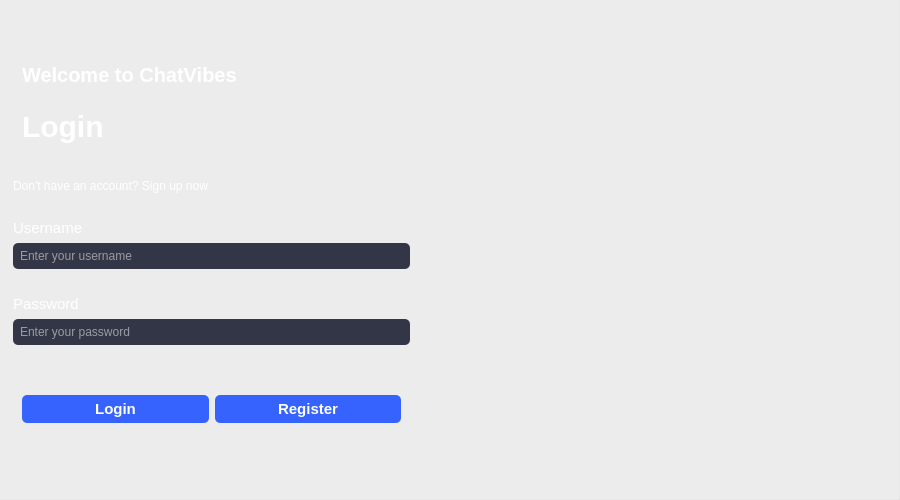
<?xml version="1.0" encoding="UTF-8"?>
<ui version="4.0">
 <class>Starting_Handle</class>
 <widget class="QDialog" name="Starting_Handle">
  <property name="geometry">
   <rect>
    <x>0</x>
    <y>0</y>
    <width>900</width>
    <height>500</height>
   </rect>
  </property>
  <property name="minimumSize">
   <size>
    <width>0</width>
    <height>0</height>
   </size>
  </property>
  <property name="maximumSize">
   <size>
    <width>900</width>
    <height>500</height>
   </size>
  </property>
  <property name="windowTitle">
   <string>Dialog</string>
  </property>
  <layout class="QHBoxLayout" name="horizontalLayout">
   <property name="leftMargin">
    <number>0</number>
   </property>
   <property name="topMargin">
    <number>0</number>
   </property>
   <property name="rightMargin">
    <number>0</number>
   </property>
   <property name="bottomMargin">
    <number>0</number>
   </property>
   <item>
    <widget class="QStackedWidget" name="stackedWidget">
     <property name="minimumSize">
      <size>
       <width>0</width>
       <height>0</height>
      </size>
     </property>
     <property name="maximumSize">
      <size>
       <width>900</width>
       <height>500</height>
      </size>
     </property>
     <property name="currentIndex">
      <number>0</number>
     </property>
     <widget class="QWidget" name="page_3">
      <property name="maximumSize">
       <size>
        <width>900</width>
        <height>500</height>
       </size>
      </property>
      <widget class="QGroupBox" name="groupBox_4">
       <property name="geometry">
        <rect>
         <x>-20</x>
         <y>-10</y>
         <width>921</width>
         <height>511</height>
        </rect>
       </property>
       <property name="minimumSize">
        <size>
         <width>900</width>
         <height>500</height>
        </size>
       </property>
       <property name="maximumSize">
        <size>
         <width>1000</width>
         <height>700</height>
        </size>
       </property>
       <property name="styleSheet">
        <string notr="true">#groupBox_4 { 
	background-image: url(:/imgs/profileBg.png);
}</string>
       </property>
       <layout class="QHBoxLayout" name="horizontalLayout_12">
        <property name="spacing">
         <number>32</number>
        </property>
        <property name="leftMargin">
         <number>12</number>
        </property>
        <property name="topMargin">
         <number>1</number>
        </property>
        <property name="rightMargin">
         <number>1</number>
        </property>
        <item>
         <widget class="QGroupBox" name="groupBox_4">
          <property name="sizePolicy">
           <sizepolicy hsizetype="Fixed" vsizetype="Preferred">
            <horstretch>0</horstretch>
            <verstretch>0</verstretch>
           </sizepolicy>
          </property>
          <property name="maximumSize">
           <size>
            <width>500</width>
            <height>900</height>
           </size>
          </property>
          <property name="styleSheet">
           <string notr="true">
border : none ; 

</string>
          </property>
          <layout class="QVBoxLayout" name="verticalLayout_7">
           <property name="spacing">
            <number>26</number>
           </property>
           <property name="leftMargin">
            <number>18</number>
           </property>
           <property name="topMargin">
            <number>0</number>
           </property>
           <property name="rightMargin">
            <number>0</number>
           </property>
           <property name="bottomMargin">
            <number>0</number>
           </property>
           <item>
            <spacer name="verticalSpacer_10">
             <property name="orientation">
              <enum>Qt::Vertical</enum>
             </property>
             <property name="sizeHint" stdset="0">
              <size>
               <width>20</width>
               <height>40</height>
              </size>
             </property>
            </spacer>
           </item>
           <item alignment="Qt::AlignTop">
            <widget class="QGroupBox" name="verticalGroupBox_10">
             <property name="styleSheet">
              <string notr="true">border :none;</string>
             </property>
             <layout class="QVBoxLayout" name="verticalLayout_15">
              <property name="spacing">
               <number>22</number>
              </property>
              <item>
               <widget class="QLabel" name="label_16">
                <property name="styleSheet">
                 <string notr="true">font-size : 20px; 
font-weight : bold ; 
color : white ;</string>
                </property>
                <property name="text">
                 <string>Welcome to ChatVibes</string>
                </property>
               </widget>
              </item>
              <item>
               <widget class="QLabel" name="label_17">
                <property name="sizePolicy">
                 <sizepolicy hsizetype="Preferred" vsizetype="Fixed">
                  <horstretch>0</horstretch>
                  <verstretch>0</verstretch>
                 </sizepolicy>
                </property>
                <property name="styleSheet">
                 <string notr="true">
color:white;
font-size: 30px;
font-weight:bold
</string>
                </property>
                <property name="text">
                 <string>Login</string>
                </property>
               </widget>
              </item>
             </layout>
            </widget>
           </item>
           <item>
            <widget class="QLabel" name="label_18">
             <property name="sizePolicy">
              <sizepolicy hsizetype="Preferred" vsizetype="Fixed">
               <horstretch>0</horstretch>
               <verstretch>0</verstretch>
              </sizepolicy>
             </property>
             <property name="styleSheet">
              <string notr="true">
color:white;
font-size: 12px;
</string>
             </property>
             <property name="text">
              <string>Don't have an account? Sign up now</string>
             </property>
            </widget>
           </item>
           <item>
            <widget class="QGroupBox" name="verticalGroupBox_14">
             <property name="sizePolicy">
              <sizepolicy hsizetype="Preferred" vsizetype="Fixed">
               <horstretch>0</horstretch>
               <verstretch>0</verstretch>
              </sizepolicy>
             </property>
             <property name="styleSheet">
              <string notr="true">border: none;
margin:0;
padding:0;</string>
             </property>
             <layout class="QVBoxLayout" name="verticalLayout_16">
              <property name="leftMargin">
               <number>0</number>
              </property>
              <property name="topMargin">
               <number>0</number>
              </property>
              <property name="rightMargin">
               <number>0</number>
              </property>
              <property name="bottomMargin">
               <number>0</number>
              </property>
              <item>
               <widget class="QLabel" name="label_19">
                <property name="sizePolicy">
                 <sizepolicy hsizetype="Preferred" vsizetype="Fixed">
                  <horstretch>0</horstretch>
                  <verstretch>0</verstretch>
                 </sizepolicy>
                </property>
                <property name="styleSheet">
                 <string notr="true">
color:white;
font-size: 15px;

</string>
                </property>
                <property name="text">
                 <string>Username</string>
                </property>
               </widget>
              </item>
              <item>
               <widget class="QLineEdit" name="lineEdit_7">
                <property name="styleSheet">
                 <string notr="true">
color:white;
font-size: 12px;
border-radius: 5px;
	
	background-color: rgb(51, 54, 71);
padding:5px;

</string>
                </property>
                <property name="placeholderText">
                 <string>Enter your username</string>
                </property>
               </widget>
              </item>
             </layout>
            </widget>
           </item>
           <item>
            <widget class="QGroupBox" name="verticalGroupBox_15">
             <property name="sizePolicy">
              <sizepolicy hsizetype="Preferred" vsizetype="Fixed">
               <horstretch>0</horstretch>
               <verstretch>0</verstretch>
              </sizepolicy>
             </property>
             <property name="styleSheet">
              <string notr="true">border: none;
margin:0;
padding:0;</string>
             </property>
             <layout class="QVBoxLayout" name="verticalLayout_23">
              <property name="leftMargin">
               <number>0</number>
              </property>
              <property name="topMargin">
               <number>0</number>
              </property>
              <property name="rightMargin">
               <number>0</number>
              </property>
              <property name="bottomMargin">
               <number>15</number>
              </property>
              <item>
               <widget class="QLabel" name="label_23">
                <property name="sizePolicy">
                 <sizepolicy hsizetype="Preferred" vsizetype="Fixed">
                  <horstretch>0</horstretch>
                  <verstretch>0</verstretch>
                 </sizepolicy>
                </property>
                <property name="styleSheet">
                 <string notr="true">
color:white;
font-size: 15px;

</string>
                </property>
                <property name="text">
                 <string>Password</string>
                </property>
               </widget>
              </item>
              <item>
               <widget class="QLineEdit" name="lineEdit_14">
                <property name="styleSheet">
                 <string notr="true">
color:white;
font-size: 12px;
border-radius: 5px;
	
	background-color: rgb(51, 54, 71);
padding:5px;
</string>
                </property>
                <property name="echoMode">
                 <enum>QLineEdit::Password</enum>
                </property>
                <property name="placeholderText">
                 <string>Enter your password</string>
                </property>
               </widget>
              </item>
             </layout>
            </widget>
           </item>
           <item>
            <widget class="QGroupBox" name="horizontalGroupBox_4">
             <property name="styleSheet">
              <string notr="true">border : none; </string>
             </property>
             <layout class="QHBoxLayout" name="horizontalLayout_13">
              <item>
               <widget class="QPushButton" name="pushButton_7">
                <property name="cursor">
                 <cursorShape>PointingHandCursor</cursorShape>
                </property>
                <property name="styleSheet">
                 <string notr="true">QPushButton{background-color :#3663fd ;
font-weight : bold ;
border-radius : 5px;
font-size : 15px; 
color:white;
padding: 5px;}
QPushButton:pressed {
    border: 2px solid blue;
}
</string>
                </property>
                <property name="text">
                 <string>Login</string>
                </property>
               </widget>
              </item>
              <item>
               <widget class="QPushButton" name="pushButton_8">
                <property name="cursor">
                 <cursorShape>PointingHandCursor</cursorShape>
                </property>
                <property name="styleSheet">
                 <string notr="true">QPushButton{background-color :#3663fd ;
font-weight : bold ;
border-radius : 5px;
font-size : 15px; 
color:white;
padding: 5px;}
QPushButton:pressed {
    border: 2px solid blue;
}
</string>
                </property>
                <property name="text">
                 <string>Register</string>
                </property>
               </widget>
              </item>
             </layout>
            </widget>
           </item>
           <item>
            <spacer name="verticalSpacer_11">
             <property name="orientation">
              <enum>Qt::Vertical</enum>
             </property>
             <property name="sizeHint" stdset="0">
              <size>
               <width>20</width>
               <height>40</height>
              </size>
             </property>
            </spacer>
           </item>
          </layout>
         </widget>
        </item>
        <item>
         <spacer name="horizontalSpacer_4">
          <property name="orientation">
           <enum>Qt::Horizontal</enum>
          </property>
          <property name="sizeType">
           <enum>QSizePolicy::Maximum</enum>
          </property>
          <property name="sizeHint" stdset="0">
           <size>
            <width>40</width>
            <height>20</height>
           </size>
          </property>
         </spacer>
        </item>
        <item>
         <widget class="QGroupBox" name="verticalGroupBox_16">
          <property name="styleSheet">
           <string notr="true">border : none ; </string>
          </property>
          <layout class="QVBoxLayout" name="verticalLayout_8">
           <item>
            <spacer name="verticalSpacer_12">
             <property name="orientation">
              <enum>Qt::Vertical</enum>
             </property>
             <property name="sizeType">
              <enum>QSizePolicy::Fixed</enum>
             </property>
             <property name="sizeHint" stdset="0">
              <size>
               <width>20</width>
               <height>6</height>
              </size>
             </property>
            </spacer>
           </item>
           <item>
            <widget class="QLabel" name="label_24">
             <property name="sizePolicy">
              <sizepolicy hsizetype="Fixed" vsizetype="Fixed">
               <horstretch>0</horstretch>
               <verstretch>0</verstretch>
              </sizepolicy>
             </property>
             <property name="minimumSize">
              <size>
               <width>300</width>
               <height>300</height>
              </size>
             </property>
             <property name="styleSheet">
              <string notr="true">image: url(:/imgs/loginPic.svg);
</string>
             </property>
             <property name="text">
              <string/>
             </property>
            </widget>
           </item>
          </layout>
         </widget>
        </item>
       </layout>
      </widget>
     </widget>
     <widget class="QWidget" name="page_4">
      <property name="minimumSize">
       <size>
        <width>900</width>
        <height>500</height>
       </size>
      </property>
      <property name="maximumSize">
       <size>
        <width>900</width>
        <height>500</height>
       </size>
      </property>
      <widget class="QGroupBox" name="groupBox_5">
       <property name="geometry">
        <rect>
         <x>0</x>
         <y>0</y>
         <width>900</width>
         <height>500</height>
        </rect>
       </property>
       <property name="minimumSize">
        <size>
         <width>900</width>
         <height>500</height>
        </size>
       </property>
       <property name="maximumSize">
        <size>
         <width>900</width>
         <height>500</height>
        </size>
       </property>
       <property name="styleSheet">
        <string notr="true">#groupBox_5 { 
border : none;
background-image: url(:/imgs/profileBg.png);
}</string>
       </property>
       <layout class="QHBoxLayout" name="horizontalLayout_18">
        <item>
         <widget class="QGroupBox" name="groupBox_6">
          <property name="sizePolicy">
           <sizepolicy hsizetype="Fixed" vsizetype="Preferred">
            <horstretch>0</horstretch>
            <verstretch>0</verstretch>
           </sizepolicy>
          </property>
          <property name="maximumSize">
           <size>
            <width>500</width>
            <height>900</height>
           </size>
          </property>
          <property name="styleSheet">
           <string notr="true">
border : none ; 

</string>
          </property>
          <layout class="QVBoxLayout" name="verticalLayout_28">
           <property name="spacing">
            <number>26</number>
           </property>
           <property name="leftMargin">
            <number>18</number>
           </property>
           <property name="topMargin">
            <number>0</number>
           </property>
           <property name="rightMargin">
            <number>0</number>
           </property>
           <property name="bottomMargin">
            <number>0</number>
           </property>
           <item>
            <spacer name="verticalSpacer_17">
             <property name="orientation">
              <enum>Qt::Vertical</enum>
             </property>
             <property name="sizeHint" stdset="0">
              <size>
               <width>20</width>
               <height>40</height>
              </size>
             </property>
            </spacer>
           </item>
           <item>
            <widget class="QGroupBox" name="verticalGroupBox_23">
             <property name="sizePolicy">
              <sizepolicy hsizetype="Preferred" vsizetype="Preferred">
               <horstretch>0</horstretch>
               <verstretch>0</verstretch>
              </sizepolicy>
             </property>
             <property name="styleSheet">
              <string notr="true">border :none;</string>
             </property>
             <layout class="QVBoxLayout" name="verticalLayout_29">
              <property name="spacing">
               <number>22</number>
              </property>
              <item>
               <widget class="QLabel" name="label_33">
                <property name="styleSheet">
                 <string notr="true">font-size : 20px; 
font-weight : bold ; 
color : white ;</string>
                </property>
                <property name="text">
                 <string>Welcome to ChatVibes</string>
                </property>
               </widget>
              </item>
              <item>
               <widget class="QLabel" name="label_34">
                <property name="sizePolicy">
                 <sizepolicy hsizetype="Preferred" vsizetype="Fixed">
                  <horstretch>0</horstretch>
                  <verstretch>0</verstretch>
                 </sizepolicy>
                </property>
                <property name="styleSheet">
                 <string notr="true">
color:white;
font-size: 30px;
font-weight:bold
</string>
                </property>
                <property name="text">
                 <string>Register</string>
                </property>
               </widget>
              </item>
              <item>
               <widget class="QLabel" name="label_35">
                <property name="sizePolicy">
                 <sizepolicy hsizetype="Preferred" vsizetype="Fixed">
                  <horstretch>0</horstretch>
                  <verstretch>0</verstretch>
                 </sizepolicy>
                </property>
                <property name="styleSheet">
                 <string notr="true">
color:white;
font-size: 12px;
</string>
                </property>
                <property name="text">
                 <string>You already have an account ? Log in</string>
                </property>
               </widget>
              </item>
             </layout>
            </widget>
           </item>
           <item>
            <widget class="QGroupBox" name="horizontalGroupBox_7">
             <property name="styleSheet">
              <string notr="true">border : none ;</string>
             </property>
             <layout class="QHBoxLayout" name="horizontalLayout_19">
              <property name="spacing">
               <number>13</number>
              </property>
              <property name="leftMargin">
               <number>0</number>
              </property>
              <property name="topMargin">
               <number>0</number>
              </property>
              <property name="rightMargin">
               <number>0</number>
              </property>
              <property name="bottomMargin">
               <number>0</number>
              </property>
              <item>
               <widget class="QGroupBox" name="verticalGroupBox_24">
                <property name="sizePolicy">
                 <sizepolicy hsizetype="Preferred" vsizetype="Fixed">
                  <horstretch>0</horstretch>
                  <verstretch>0</verstretch>
                 </sizepolicy>
                </property>
                <property name="styleSheet">
                 <string notr="true">border: none;
margin:0;
padding:0;</string>
                </property>
                <layout class="QVBoxLayout" name="verticalLayout_30">
                 <property name="leftMargin">
                  <number>0</number>
                 </property>
                 <property name="topMargin">
                  <number>0</number>
                 </property>
                 <property name="rightMargin">
                  <number>0</number>
                 </property>
                 <property name="bottomMargin">
                  <number>0</number>
                 </property>
                 <item>
                  <widget class="QLabel" name="label_36">
                   <property name="sizePolicy">
                    <sizepolicy hsizetype="Preferred" vsizetype="Fixed">
                     <horstretch>0</horstretch>
                     <verstretch>0</verstretch>
                    </sizepolicy>
                   </property>
                   <property name="styleSheet">
                    <string notr="true">
color:white;
font-size: 15px;
</string>
                   </property>
                   <property name="text">
                    <string>First name</string>
                   </property>
                  </widget>
                 </item>
                 <item>
                  <widget class="QLineEdit" name="lineEdit_16">
                   <property name="styleSheet">
                    <string notr="true">
color:white;
font-size: 12px;
border-radius: 5px;
	
	background-color: rgb(51, 54, 71);
padding:5px;

</string>
                   </property>
                   <property name="placeholderText">
                    <string>Enter your firstName</string>
                   </property>
                  </widget>
                 </item>
                </layout>
               </widget>
              </item>
              <item>
               <widget class="QGroupBox" name="verticalGroupBox_25">
                <property name="sizePolicy">
                 <sizepolicy hsizetype="Preferred" vsizetype="Fixed">
                  <horstretch>0</horstretch>
                  <verstretch>0</verstretch>
                 </sizepolicy>
                </property>
                <property name="styleSheet">
                 <string notr="true">border: none;
margin:0;
padding:0;</string>
                </property>
                <layout class="QVBoxLayout" name="verticalLayout_31">
                 <property name="leftMargin">
                  <number>0</number>
                 </property>
                 <property name="topMargin">
                  <number>0</number>
                 </property>
                 <property name="rightMargin">
                  <number>0</number>
                 </property>
                 <property name="bottomMargin">
                  <number>0</number>
                 </property>
                 <item>
                  <widget class="QLabel" name="label_37">
                   <property name="sizePolicy">
                    <sizepolicy hsizetype="Preferred" vsizetype="Fixed">
                     <horstretch>0</horstretch>
                     <verstretch>0</verstretch>
                    </sizepolicy>
                   </property>
                   <property name="styleSheet">
                    <string notr="true">
color:white;
font-size: 15px;
</string>
                   </property>
                   <property name="text">
                    <string>Last name</string>
                   </property>
                  </widget>
                 </item>
                 <item>
                  <widget class="QLineEdit" name="lineEdit_17">
                   <property name="styleSheet">
                    <string notr="true">
color:white;
font-size: 12px;
border-radius: 5px;
	
	background-color: rgb(51, 54, 71);
padding:5px;

</string>
                   </property>
                   <property name="placeholderText">
                    <string>Enter your last name</string>
                   </property>
                  </widget>
                 </item>
                </layout>
               </widget>
              </item>
             </layout>
            </widget>
           </item>
           <item>
            <widget class="QGroupBox" name="verticalGroupBox_26">
             <property name="sizePolicy">
              <sizepolicy hsizetype="Preferred" vsizetype="Fixed">
               <horstretch>0</horstretch>
               <verstretch>0</verstretch>
              </sizepolicy>
             </property>
             <property name="styleSheet">
              <string notr="true">border: none;
margin:0;
padding:0;</string>
             </property>
             <layout class="QVBoxLayout" name="verticalLayout_32">
              <property name="leftMargin">
               <number>0</number>
              </property>
              <property name="topMargin">
               <number>0</number>
              </property>
              <property name="rightMargin">
               <number>0</number>
              </property>
              <property name="bottomMargin">
               <number>0</number>
              </property>
              <item>
               <widget class="QLabel" name="label_38">
                <property name="sizePolicy">
                 <sizepolicy hsizetype="Preferred" vsizetype="Fixed">
                  <horstretch>0</horstretch>
                  <verstretch>0</verstretch>
                 </sizepolicy>
                </property>
                <property name="styleSheet">
                 <string notr="true">
color:white;
font-size: 15px;

</string>
                </property>
                <property name="text">
                 <string>Username</string>
                </property>
               </widget>
              </item>
              <item>
               <widget class="QLineEdit" name="lineEdit_18">
                <property name="styleSheet">
                 <string notr="true">
color:white;
font-size: 12px;
border-radius: 5px;
	
	background-color: rgb(51, 54, 71);
padding:5px;</string>
                </property>
                <property name="placeholderText">
                 <string>Enter your username</string>
                </property>
               </widget>
              </item>
             </layout>
            </widget>
           </item>
           <item>
            <widget class="QGroupBox" name="verticalGroupBox_27">
             <property name="sizePolicy">
              <sizepolicy hsizetype="Preferred" vsizetype="Fixed">
               <horstretch>0</horstretch>
               <verstretch>0</verstretch>
              </sizepolicy>
             </property>
             <property name="styleSheet">
              <string notr="true">border: none;
margin:0;
padding:0;</string>
             </property>
             <layout class="QVBoxLayout" name="verticalLayout_33">
              <property name="leftMargin">
               <number>0</number>
              </property>
              <property name="topMargin">
               <number>0</number>
              </property>
              <property name="rightMargin">
               <number>0</number>
              </property>
              <property name="bottomMargin">
               <number>15</number>
              </property>
              <item>
               <widget class="QLabel" name="label_39">
                <property name="sizePolicy">
                 <sizepolicy hsizetype="Preferred" vsizetype="Fixed">
                  <horstretch>0</horstretch>
                  <verstretch>0</verstretch>
                 </sizepolicy>
                </property>
                <property name="styleSheet">
                 <string notr="true">
color:white;
font-size: 15px;

</string>
                </property>
                <property name="text">
                 <string>Password</string>
                </property>
               </widget>
              </item>
              <item>
               <widget class="QLineEdit" name="lineEdit_19">
                <property name="styleSheet">
                 <string notr="true">
color:white;
font-size: 12px;
border-radius: 5px;
	
	background-color: rgb(51, 54, 71);
padding:5px;

</string>
                </property>
                <property name="echoMode">
                 <enum>QLineEdit::Password</enum>
                </property>
                <property name="placeholderText">
                 <string>Enter your password</string>
                </property>
               </widget>
              </item>
             </layout>
            </widget>
           </item>
           <item>
            <widget class="QGroupBox" name="horizontalGroupBox_8">
             <property name="styleSheet">
              <string notr="true">border : none ;</string>
             </property>
             <layout class="QHBoxLayout" name="horizontalLayout_20">
              <item>
               <widget class="QPushButton" name="pushButton_11">
                <property name="cursor">
                 <cursorShape>PointingHandCursor</cursorShape>
                </property>
                <property name="styleSheet">
                 <string notr="true">QPushButton{background-color :#3663fd ;
font-weight : bold ;
border-radius : 5px;
font-size : 15px; 
color:white;
padding: 5px;}
QPushButton:pressed {
    border: 2px solid blue;
}
</string>
                </property>
                <property name="text">
                 <string>Register</string>
                </property>
               </widget>
              </item>
              <item>
               <widget class="QPushButton" name="pushButton_12">
                <property name="cursor">
                 <cursorShape>PointingHandCursor</cursorShape>
                </property>
                <property name="styleSheet">
                 <string notr="true">QPushButton{background-color :#3663fd ;
font-weight : bold ;
border-radius : 5px;
font-size : 15px; 
color:white;
padding: 5px;}
QPushButton:pressed {
    border: 2px solid blue;
}
</string>
                </property>
                <property name="text">
                 <string>Login</string>
                </property>
               </widget>
              </item>
             </layout>
            </widget>
           </item>
           <item>
            <spacer name="verticalSpacer_18">
             <property name="orientation">
              <enum>Qt::Vertical</enum>
             </property>
             <property name="sizeHint" stdset="0">
              <size>
               <width>20</width>
               <height>40</height>
              </size>
             </property>
            </spacer>
           </item>
          </layout>
         </widget>
        </item>
        <item>
         <widget class="QGroupBox" name="verticalGroupBox_28">
          <property name="minimumSize">
           <size>
            <width>400</width>
            <height>400</height>
           </size>
          </property>
          <property name="styleSheet">
           <string notr="true">border : none ; </string>
          </property>
          <layout class="QVBoxLayout" name="verticalLayout_34">
           <item>
            <spacer name="verticalSpacer_19">
             <property name="orientation">
              <enum>Qt::Vertical</enum>
             </property>
             <property name="sizeType">
              <enum>QSizePolicy::Fixed</enum>
             </property>
             <property name="sizeHint" stdset="0">
              <size>
               <width>20</width>
               <height>194</height>
              </size>
             </property>
            </spacer>
           </item>
           <item>
            <widget class="QLabel" name="label_40">
             <property name="sizePolicy">
              <sizepolicy hsizetype="Preferred" vsizetype="Preferred">
               <horstretch>0</horstretch>
               <verstretch>0</verstretch>
              </sizepolicy>
             </property>
             <property name="minimumSize">
              <size>
               <width>300</width>
               <height>300</height>
              </size>
             </property>
             <property name="styleSheet">
              <string notr="true">image: url(:/imgs/RegisterPic.svg);</string>
             </property>
             <property name="text">
              <string/>
             </property>
            </widget>
           </item>
           <item>
            <spacer name="verticalSpacer_20">
             <property name="orientation">
              <enum>Qt::Vertical</enum>
             </property>
             <property name="sizeHint" stdset="0">
              <size>
               <width>20</width>
               <height>40</height>
              </size>
             </property>
            </spacer>
           </item>
          </layout>
         </widget>
        </item>
       </layout>
      </widget>
     </widget>
    </widget>
   </item>
  </layout>
 </widget>
 <resources/>
 <connections/>
</ui>
